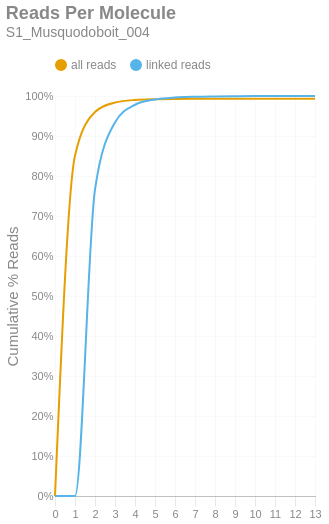

Notebook code for this chart:
### Markdown cell above
### Reads per Molecule
This chart shows the cumulative distribution of the number of reads per linked molecule. That is, how many alignments are associated with a unique molecule. This excludes the number of reads associated with invalid or absent linked-read barcodes. The `linked` histogram is the percentages recalculated when disregarding singletons.

### Code cell
if SKIPLR:
    print_html(f"Skipped")
else:
    counts = np.bincount(valids['reads'].cast(pl.Int64).to_numpy())
    weighted = counts * np.arange(len(counts))
    all_perc = weighted / n_reads
    linked_perc = weighted / n_linked_reads
    linked_perc[1] = 0
    binned_df = pl.DataFrame({
        'readsper': list(range(len(counts))),
        'all reads (cumsum)': np.cumsum(all_perc).tolist(),
        'linked reads (cumsum)': np.cumsum(linked_perc).tolist(),
    })

    with SafeRender(binned_df):
        (
            density_plot(binned_df, 'Reads Per Molecule', samplename, 'readspmol')
            .encode(
                x=alt.X('readsper:O', title=None).axis(labelAngle=0).scale(padding=0),
                y=alt.Y('value:Q', title='Cumulative % Reads').axis(format='%').stack(False),
                color=alt.Color("key:N").scale(domain=["all reads", "linked reads"]),
                tooltip=[
                    alt.Tooltip("key:N", title="Data Type"),
                    alt.Tooltip("readsper:O", title="Reads Per Molecule"),
                    alt.Tooltip("value:Q", format=".2%", title="% Reads (Cum.)")
                ]            
            )
        ).display()

### Figure 1 — Vega-Lite specification as saved in the notebook (floating-point values rounded to 4 significant figures)
{"width": "container", "height": 400, "config": {"title": {"anchor": "start", "dy": -15, "fontSize": 18, "color": "#888888", "subtitleColor": "#888888", "subtitleFontSize": 14}, "arc": {"fill": "#0072B2"}, "axis": {"domainColor": "#888888", "domainWidth": 0.5, "gridWidth": 0.2, "grid": false, "titleFontWeight": 400, "titleFontSize": 15, "labelFontSize": 11, "labelColor": "#888888", "tickColor": "#888888", "tickWidth": 0.2, "titleColor": "#888888"}, "axisBand": {"grid": false}, "axisX": {"grid": true, "tickSize": 10, "domainCap": "round"}, "axisY": {"domain": false, "grid": true, "tickSize": 0, "domainCap": "round"}, "background": "transparent", "header": {"labelFontSize": 15, "labelColor": "#888888", "titleFontSize": 15, "titleFontWeight": 600, "titleColor": "#888888"}, "legend": {"labelFont": "sans-serif", "labelFontSize": 12, "labelColor": "#888888", "symbolSize": 100, "symbolType": "circle", "titleFontSize": 12, "titlePadding": 10, "titleColor": "#888888", "title": null, "orient": "top"}, "range": {"category": ["#E69F00", "#56B4E9", "#009E73", "#F0E442", "#0072B2", "#D55E00", "#CC79A7", "#000000"], "diverging": ["#cfe8f3", "#a2d4ec", "#73bfe2", "#46abdb", "#1696d2", "#12719e"]}, "area": {"fill": "#0072B2", "fillOpacity": 0.7, "line": true, "strokeOpacity": 0.7}, "line": {"color": "#0072B2", "stroke": "#0072B2", "strokeWidth": 2}, "trail": {"color": "#0072B2", "stroke": "#0072B2", "strokeWidth": 0, "size": 1}, "point": {"filled": true, "fillOpacity": 1.0, "size": 95}, "text": {"color": "#888888", "fontSize": 11, "align": "right", "fontWeight": 400, "size": 11}, "bar": {"fill": "#0072B2", "stroke": null}, "view": {"stroke": null, "continuousWidth": 660, "continuousHeight": 400}}, "data": {"name": "data-917e10153458ae6cca6e3f16f0609f51"}, "mark": {"type": "line", "interpolate": "monotone", "point": {"opacity": 0, "size": 275}}, "encoding": {"color": {"field": "key", "scale": {"domain": ["all reads", "linked reads"]}, "type": "nominal"}, "tooltip": [{"field": "key", "title": "Data Type", "type": "nominal"}, {"field": "readsper", "title": "Reads Per Molecule", "type": "ordinal"}, {"field": "value", "format": ".2%", "title": "% Reads (Cum.)", "type": "quantitative"}], "x": {"axis": {"labelAngle": 0}, "field": "readsper", "scale": {"padding": 0}, "title": null, "type": "ordinal"}, "y": {"axis": {"format": "%"}, "field": "value", "stack": false, "title": "Cumulative % Reads", "type": "quantitative"}}, "params": [{"name": "param_c36ac31b6afebe62", "select": {"type": "point", "fields": ["key"]}, "bind": "legend"}], "title": {"text": "Reads Per Molecule", "subtitle": "S1_Musquodoboit_004"}, "transform": [{"fold": ["all reads (cumsum)", "linked reads (cumsum)"]}, {"calculate": "replace(datum.key, ' (cumsum)', '')", "as": "key"}, {"filter": {"param": "param_c36ac31b6afebe62"}}], "usermeta": {"embedOptions": {"downloadFileName": "S1_Musquodoboit_004.readspmol"}}, "$schema": "https://vega.github.io/schema/vega-lite/v6.1.0.json", "datasets": {"data-917e10153458ae6cca6e3f16f0609f51": [{"readsper": 0, "all reads (cumsum)": 0.0, "linked reads (cumsum)": 0.0}, {"readsper": 1, "all reads (cumsum)": 0.8509, "linked reads (cumsum)": 0.0}, {"readsper": 2, "all reads (cumsum)": 0.96, "linked reads (cumsum)": 0.7666}, {"readsper": 3, "all reads (cumsum)": 0.9838, "linked reads (cumsum)": 0.9338}, {"readsper": 4, "all reads (cumsum)": 0.9901, "linked reads (cumsum)": 0.9781}, {"readsper": 5, "all reads (cumsum)": 0.992, "linked reads (cumsum)": 0.9913}, {"readsper": 6, "all reads (cumsum)": 0.9927, "linked reads (cumsum)": 0.9963}, {"readsper": 7, "all reads (cumsum)": 0.9929, "linked reads (cumsum)": 0.9981}, {"readsper": 8, "all reads (cumsum)": 0.993, "linked reads (cumsum)": 0.999}, {"readsper": 9, "all reads (cumsum)": 0.9931, "linked reads (cumsum)": 0.9995}, {"readsper": 10, "all reads (cumsum)": 0.9932, "linked reads (cumsum)": 0.9999}, {"readsper": 11, "all reads (cumsum)": 0.9932, "linked reads (cumsum)": 1.0}, {"readsper": 12, "all reads (cumsum)": 0.9932, "linked reads (cumsum)": 1.0}, {"readsper": 13, "all reads (cumsum)": 0.9932, "linked reads (cumsum)": 1.0}]}}
